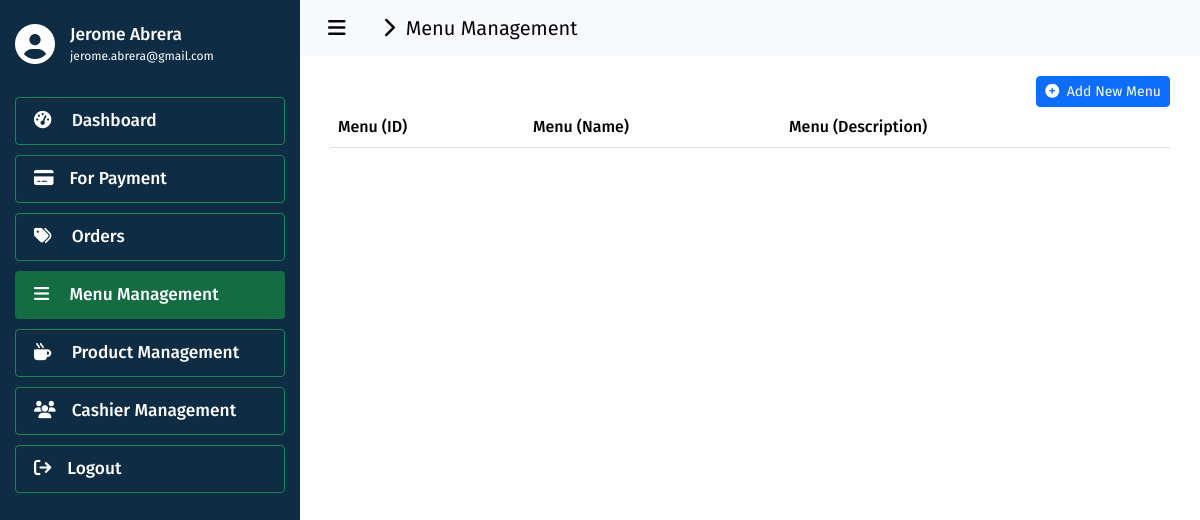
The page /admin/menu/ (signed in) on the database as committed earlier.
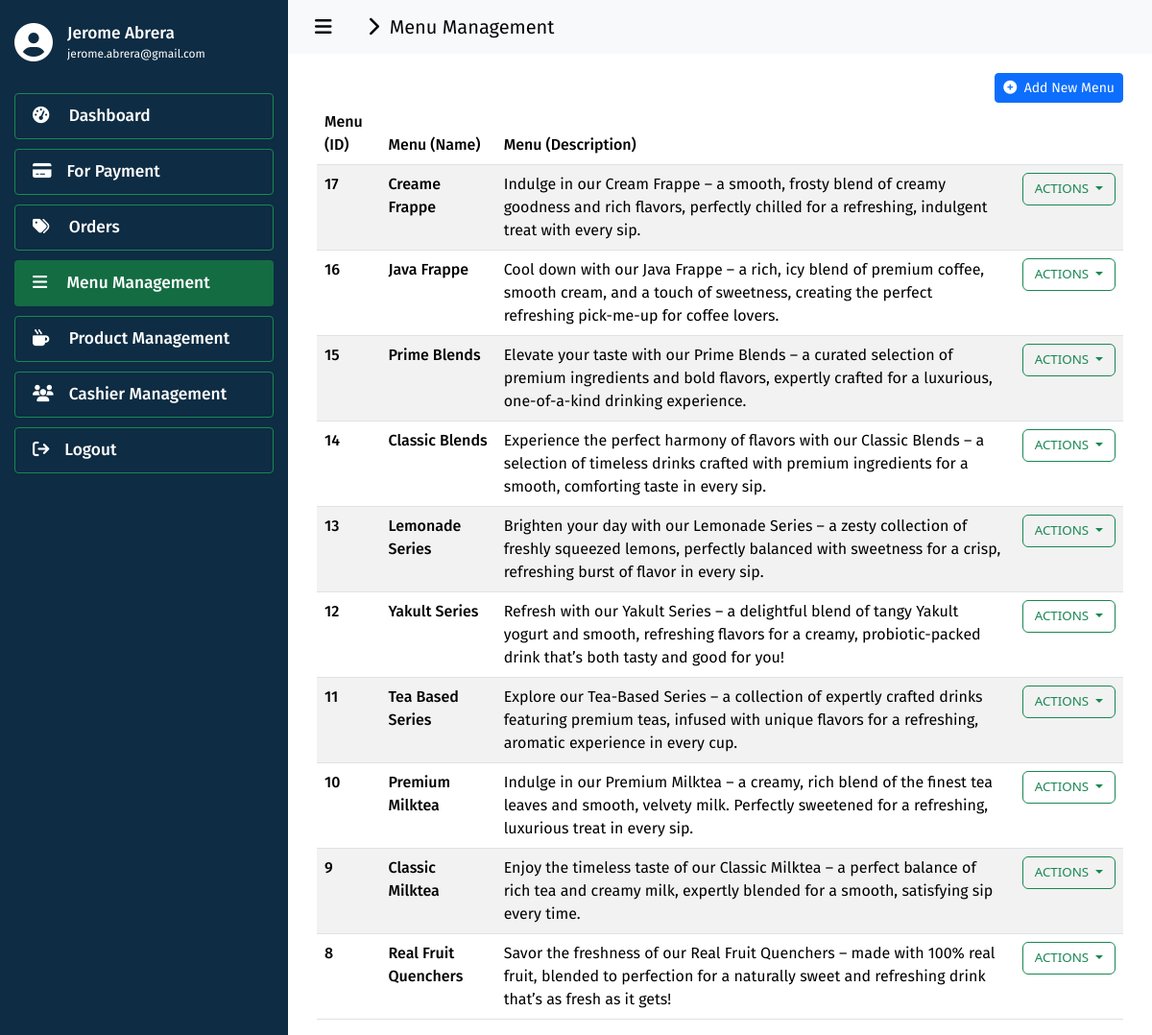
The same page on the database as committed later.
### tables this page shows
CREATE TABLE `menu` (
  `id` int(11) NOT NULL,
  `menu_name` varchar(250) NOT NULL,
  `menu_description` varchar(999) NOT NULL
);

### admin/menu/index.php (the view, shortened to what this page needs)
<?php
  include('../../utils/connections.php');
?>
<!DOCTYPE html>
<html lang="en">
  <head>
    <link
      href="https://cdn.jsdelivr.net/npm/bootstrap@5.3.3/dist/css/bootstrap.min.css"
      rel="stylesheet"
    >
    <link href="https://cdn.datatables.net/2.0.5/css/dataTables.bootstrap5.css" rel="stylesheet">
    <link rel="stylesheet" href="../../assets/css/global.css" />
    <link rel="stylesheet" href="./css/index.css" />
  </head>
  <body>
    <div class="div-classic-side-bar">
      <div class="div-sidebar-logo">
        <i class="fa-solid fa-circle-user color-white" style="font-size: 30pt; margin-top: -8px"></i>
        <div>
          <h4 class="color-white fira-sans-medium h6-title-name">
            <?php
              echo $_SESSION['first_name']." ".$_SESSION['last_name'];
            ?>
          </h4>
          <p class="color-white fira-sans-regular p-title-email">
            <?php
              echo $_SESSION['email'];
            ?>
          </p>
        </div>
      </div>
      <div class="div-siderbar-menu-links">
        <button
          id="btn-dashboard"
          class="btn btn-outline-success btn-sm
            fira-sans-medium
            size-13
            color-dark
            btn-menu
            btn-menu-selected"
          type="button">
          <i class="fa-solid fa-gauge-high"></i><span style="padding-left: 16px">&nbsp;Dashboard</span>
        </button>
        <button
          id="btn-for-payment"
          class="btn btn-outline-success btn-sm
            fira-sans-medium
            size-13
            color-dark
            btn-menu
            btn-menu-selected"
          type="button">
          <i class="fa-solid fa-credit-card"></i><span style="padding-left: 16px">For Payment</span>
        </button>
        <button
          id="btn-orders"
          class="btn btn-outline-success btn-sm
            fira-sans-medium
            size-13
            color-dark
            btn-menu
            btn-menu-selected"
          type="button">
          <i class="fa-solid fa-tags"></i><span style="padding-left: 16px">&nbsp;Orders</span>
        </button>
        <button
          id="btn-menu"
          class="btn btn-success btn-sm
            fira-sans-medium
            size-13
            color-dark
            btn-menu
            btn-menu-selected
            active"
          type="button">
          <i class="fa-solid fa-bars"></i><span style="padding-left: 16px">&nbsp;Menu Management</span>
        </button>
        <button
          id="btn-products"
          class="btn btn-outline-success btn-sm
            fira-sans-medium
            size-13
            color-dark
            btn-menu
            btn-menu-selected"
          type="button">
          <i class="fa-solid fa-mug-hot"></i><span style="padding-left: 16px">&nbsp;Product Management</span>
        </button>
        <button
          id="btn-cashier"
          class="btn btn-outline-success btn-sm
            fira-sans-medium
            size-13
            color-dark
            btn-menu
            btn-menu-selected"
          type="button">
          <i class="fa-solid fa-users"></i><span style="padding-left: 16px">Cashier Management</span>
        </button>
        <button
          id="btn-logout"
          class="btn btn-outline-success btn-sm
            fira-sans-medium
            size-13
            color-dark
            btn-menu
            btn-menu-selected"
          type="button">
          <i class="fa-solid fa-arrow-right-from-bracket"></i><span style="padding-left: 16px">Logout</span>
        </button>
      </div>
    </div>
    <div class="div-classic-container">
      <nav class="navbar navbar-expand-lg navbar-light bg-light">
        <div class="container-fluid">
          <a class="navbar-brand fira-sans-regular color-dark a-navbar-path" href="#" style="cursor: default;">
            &nbsp;&nbsp;&nbsp;<i id="navbar-control" class="fa-solid fa-bars" style="cursor: pointer"></i>
            <i class="fa-solid fa-chevron-right"></i>
            &nbsp;Menu Management
          </a>
        </div>
      </nav>
      <div class="container" style="padding-inline: 30px; margin-top: 20px;">
        <div class="div-action-buttons">
          <button
            class="btn btn-primary btn-sm fira-sans-regular"
            data-bs-toggle="modal"
            data-bs-target="#staticAddNewMenu">
            <i class="fa-solid fa-circle-plus"></i>&nbsp;&nbsp;Add New Menu
          </button>
        </div>
        <table id="data" class="table table-striped" style="width:100%">
          <thead>
            <tr>
              <th class="fira-sans-medium">Menu (ID)</th>
              <th class="fira-sans-medium">Menu (Name)</th>
              <th class="fira-sans-medium">Menu (Description)</th>
              <th class="fira-sans-medium"></th>
            </tr>
          </thead>
          <tbody>
            <?php
              $fetch_query = "SELECT * FROM menu ORDER BY id DESC";
              $result = $conn->query($fetch_query);
              if ($result->num_rows > 0) {
                while ($row = $result->fetch_assoc()) {
                  $menu_id = $row['id'];
                  $menu_name = $row['menu_name'];
                  $menu_description = $row['menu_description'];
                  echo '
                    <tr>
                      <td class="color-brown fira-sans-medium">'.$menu_id.'</td>
                      <td class="color-dark fira-sans-medium">
                        '.$menu_name.'
                      </td>
                      <td class="color-dark fira-sans-regular">
                        '.$menu_description.'
                      </td>
                      <td>
                        <div class="dropdown">
                          <button class="btn btn-outline-success dropdown-toggle size-10" type="button" id="dropdownMenuButton1" data-bs-toggle="dropdown" aria-expanded="false">
                            ACTIONS
                          </button>
                          <ul class="dropdown-menu" aria-labelledby="dropdownMenuButton1">
                            <li>
                              <a
                                class="dropdown-item"
                                style="cursor: pointer;"
                                onclick="onEditMenu('.$menu_id.', '."'".$menu_name."'".', '."'".$menu_description."'".')">
                                Edit Menu
                              </a>
                            </li>
                            <li>
                              <a
                                class="dropdown-item"
                                style="cursor: pointer;"
                                onclick="onDeleteMenu('.$menu_id.')">
                                Delete Menu
                              </a>
                            </li>
                          </ul>
                        </div>
                      </td>
                    </tr>
                  ';
                }
              }
            ?>
          </tbody>
        </table>
      </div>
    </div>
  </body>
</html>

### assets/css/global.css (style rules this page uses)
* { margin: 0; }
:root { --medium-yellow: #ffcd60; --light-yellow: #fee893; --medium-dark: #181f29; --dark: #06050a; --brown: #594837; --white: #ffffff; }
.color-dark { color: var(--dark); }
.color-brown { color: var(--brown); }
.color-white { color: var(--white); }
.fira-sans-regular { font-family: "Fira Sans", sans-serif; font-weight: 400; font-style: normal; }
.fira-sans-medium { font-family: "Fira Sans", sans-serif; font-weight: 500; font-style: normal; }
.size-10 { font-size: 10pt !important; }
.size-13 { font-size: 13pt !important; }

### admin/menu/css/index.css (style rules this page uses)
* { margin: 0; }
:root { --medium-yellow: #ffcd60; --light-yellow: #fee893; --medium-dark: #181f29; --dark: #06050a; --brown: #594837; --super-light-white: #f5f4f4; --light-white: #F0F0F0; --medium-white: #bababa; --white: #ffffff; }
.div-classic-side-bar { position: fixed; left: 0px; top: 0px; bottom: 0px; width: 300px; background-color: #0E2C43; }
.div-sidebar-logo { display: flex; align-items: center; gap: 15px; padding-inline: 15px; margin-top: 25px; }
.h6-title-name { font-size: 13pt; margin-bottom: 0px !important; }
.p-title-email { font-size: 9pt; line-height: 0px; margin-top: 10px; }
.div-siderbar-menu-links { flex: 1; display: flex; flex-direction: column; padding-inline: 15px; padding-top: 25px; gap: 10px; }
.btn-menu { text-align: left; padding-top: 10px !important; padding-bottom: 10px !important; padding-left: 18px;; color: var(--white); }
.btn-menu.active { border-color: transparent; color: var(--white) }
.div-classic-container { padding-left: 300px; }
.div-action-buttons { display: flex; flex-direction: row; align-items: flex-end; justify-content: flex-end; }

Rows that differ between the two databases and show on the page:
added menu: id "17", menu_name "Creame Frappe", menu_description "Indulge in our Cream Frappe – a smooth, frosty blend of creamy goodness and rich flavors, perfectly chilled for a refreshing, indulgent treat with every sip."
added menu: id "16", menu_name "Java Frappe", menu_description "Cool down with our Java Frappe – a rich, icy blend of premium coffee, smooth cream, and a touch of sweetness, creating the perfect refreshing pick-me-up for coffee lovers."
added menu: id "15", menu_name "Prime Blends", menu_description "Elevate your taste with our Prime Blends – a curated selection of premium ingredients and bold flavors, expertly crafted for a luxurious, one-of-a-kind drinking experience."
added menu: id "14", menu_name "Classic Blends", menu_description "Experience the perfect harmony of flavors with our Classic Blends – a selection of timeless drinks crafted with premium ingredients for a smooth, comforting taste in every sip."
added menu: id "13", menu_name "Lemonade Series", menu_description "Brighten your day with our Lemonade Series – a zesty collection of freshly squeezed lemons, perfectly balanced with sweetness for a crisp, refreshing burst of flavor in every sip."
added menu: id "12", menu_name "Yakult Series", menu_description "Refresh with our Yakult Series – a delightful blend of tangy Yakult yogurt and smooth, refreshing flavors for a creamy, probiotic-packed drink that’s both tasty and good for you!"
added menu: id "11", menu_name "Tea Based Series", menu_description "Explore our Tea-Based Series – a collection of expertly crafted drinks featuring premium teas, infused with unique flavors for a refreshing, aromatic experience in every cup."
added menu: id "10", menu_name "Premium Milktea", menu_description "Indulge in our Premium Milktea – a creamy, rich blend of the finest tea leaves and smooth, velvety milk. Perfectly sweetened for a refreshing, luxurious treat in every sip."
added menu: id "9", menu_name "Classic Milktea", menu_description "Enjoy the timeless taste of our Classic Milktea – a perfect balance of rich tea and creamy milk, expertly blended for a smooth, satisfying sip every time."
added menu: id "8", menu_name "Real Fruit Quenchers", menu_description "Savor the freshness of our Real Fruit Quenchers – made with 100% real fruit, blended to perfection for a naturally sweet and refreshing drink that’s as fresh as it gets!"
